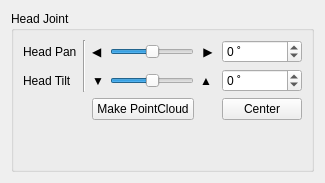
         <widget class="QWidget" name="tab_head_control_module">
          <property name="enabled">
           <bool>true</bool>
          </property>
          <attribute name="title">
           <string>Head Control</string>
          </attribute>
          <layout class="QVBoxLayout" name="verticalLayout_7">
           <item>
            <widget class="QGroupBox" name="groupBox_2">
             <property name="title">
              <string>Head Joint</string>
             </property>
             <layout class="QGridLayout" name="gridLayout_6">
              <item row="0" column="2">
               <widget class="QLabel" name="label_5">
                <property name="maximumSize">
                 <size>
                  <width>20</width>
                  <height>16777215</height>
                 </size>
                </property>
                <property name="text">
                 <string>◀</string>
                </property>
               </widget>
              </item>
              <item row="0" column="0">
               <widget class="QLabel" name="label_3">
                <property name="text">
                 <string>Head Pan</string>
                </property>
               </widget>
              </item>
              <item row="1" column="0">
               <widget class="QLabel" name="label_4">
                <property name="text">
                 <string>Head Tilt</string>
                </property>
               </widget>
              </item>
              <item row="0" column="4">
               <widget class="QLabel" name="label_6">
                <property name="maximumSize">
                 <size>
                  <width>20</width>
                  <height>16777215</height>
                 </size>
                </property>
                <property name="text">
                 <string> ▶ </string>
                </property>
               </widget>
              </item>
              <item row="4" column="3">
               <spacer name="verticalSpacer_4">
                <property name="orientation">
                 <enum>Qt::Vertical</enum>
                </property>
                <property name="sizeHint" stdset="0">
                 <size>
                  <width>20</width>
                  <height>40</height>
                 </size>
                </property>
               </spacer>
              </item>
              <item row="1" column="4">
               <widget class="QLabel" name="label_8">
                <property name="text">
                 <string>▲</string>
                </property>
               </widget>
              </item>
              <item row="0" column="3">
               <widget class="QSlider" name="head_pan_slider">
                <property name="maximumSize">
                 <size>
                  <width>400</width>
                  <height>16777215</height>
                 </size>
                </property>
                <property name="minimum">
                 <number>-90</number>
                </property>
                <property name="maximum">
                 <number>90</number>
                </property>
                <property name="singleStep">
                 <number>3</number>
                </property>
                <property name="orientation">
                 <enum>Qt::Horizontal</enum>
                </property>
               </widget>
              </item>
              <item row="1" column="5" colspan="2">
               <widget class="QSpinBox" name="head_tilt_spinbox">
                <property name="suffix">
                 <string> ˚</string>
                </property>
                <property name="minimum">
                 <number>-90</number>
                </property>
                <property name="maximum">
                 <number>90</number>
                </property>
                <property name="singleStep">
                 <number>3</number>
                </property>
               </widget>
              </item>
              <item row="0" column="5" colspan="2">
               <widget class="QSpinBox" name="head_pan_spinbox">
                <property name="suffix">
                 <string> ˚</string>
                </property>
                <property name="minimum">
                 <number>-90</number>
                </property>
                <property name="maximum">
                 <number>90</number>
                </property>
                <property name="singleStep">
                 <number>3</number>
                </property>
               </widget>
              </item>
              <item row="1" column="3">
               <widget class="QSlider" name="head_tilt_slider">
                <property name="maximumSize">
                 <size>
                  <width>400</width>
                  <height>16777215</height>
                 </size>
                </property>
                <property name="minimum">
                 <number>-90</number>
                </property>
                <property name="maximum">
                 <number>90</number>
                </property>
                <property name="singleStep">
                 <number>3</number>
                </property>
                <property name="orientation">
                 <enum>Qt::Horizontal</enum>
                </property>
               </widget>
              </item>
              <item row="0" column="1" rowspan="2">
               <widget class="Line" name="line_4">
                <property name="orientation">
                 <enum>Qt::Vertical</enum>
                </property>
               </widget>
              </item>
              <item row="1" column="2">
               <widget class="QLabel" name="label_7">
                <property name="text">
                 <string>▼</string>
                </property>
               </widget>
              </item>
              <item row="2" column="5" colspan="2">
               <widget class="QPushButton" name="head_center_button">
                <property name="text">
                 <string>Center</string>
                </property>
               </widget>
              </item>
              <item row="2" column="2" colspan="2">
               <widget class="QPushButton" name="button_assemble_lidar">
                <property name="toolTip">
                 <string>Enable - After setting of head_control module</string>
                </property>
                <property name="text">
                 <string>Make PointCloud</string>
                </property>
               </widget>
              </item>
             </layout>
            </widget>
           </item>
          </layout>
         </widget>
